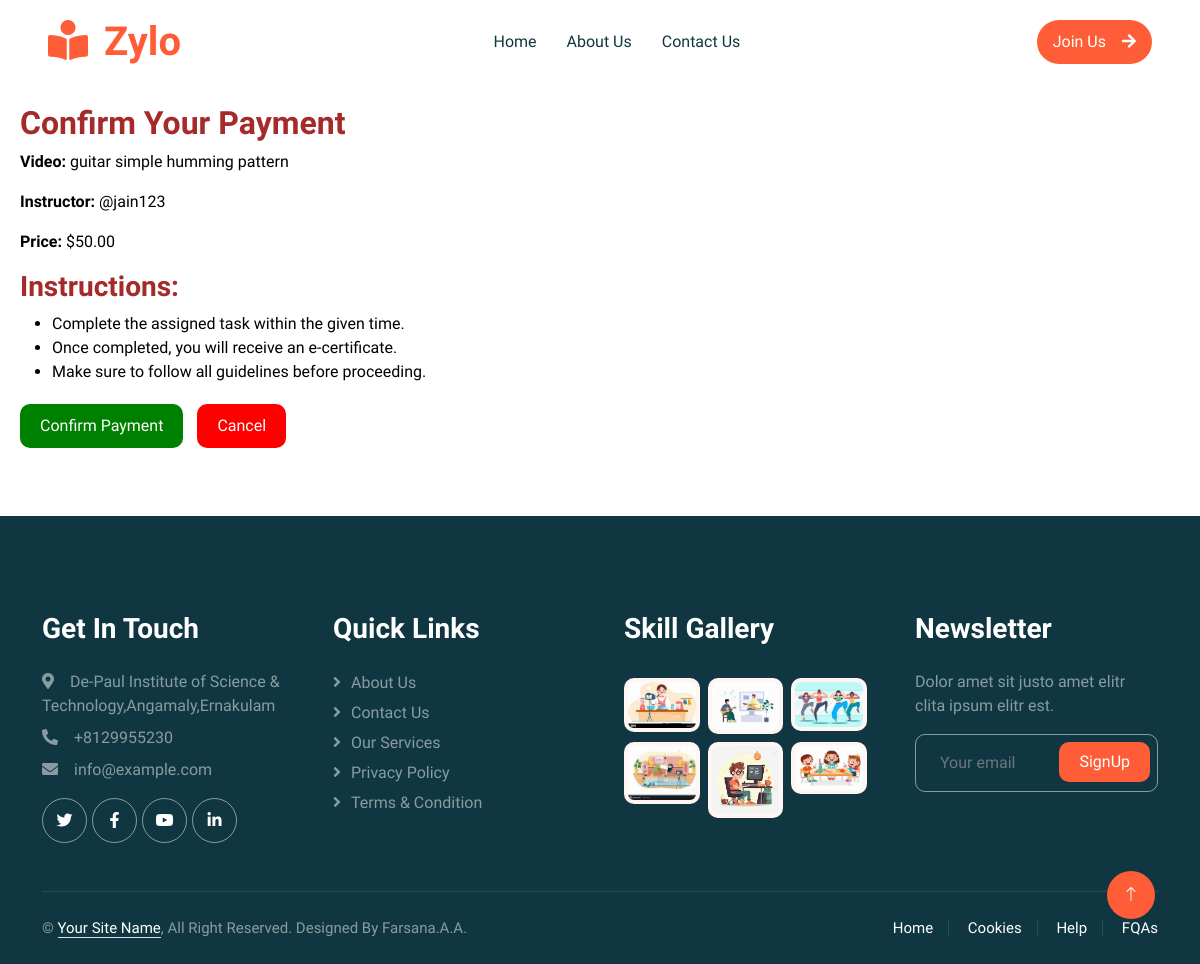
Page /payment_confirmation/4/ on the committed database.
### userapp/models.py (models this page shows, shortened)
class Skill(models.Model):
     user = models.ForeignKey(Register, on_delete=models.CASCADE,null=True)
     skill_name = models.CharField(max_length=100, null=True)
     CATEGORY_CHOICES = [
        ('Tech', 'Technology'),
        ('Art', 'Arts'),
        ('Music', 'Music'),
        ('Cooking', 'Cooking'),
        ('Fitness', 'Fitness'),
        ('Other', 'Other')
    ]
     category = models.CharField(max_length=100, choices=CATEGORY_CHOICES, null=True)
     sub_category = models.CharField(max_length=100, null=True)
     additional_category = models.CharField(max_length=100, null=True)
     skill_created_at = models.DateTimeField(auto_now_add =True)
     skill_video = models.FileField(upload_to='skill_videos/', null=True, blank=True)
     cover_image = models.ImageField(upload_to='uploads/',null=True, blank=True)
     payment_type = models.CharField(max_length=10,  default='free')
     price = models.DecimalField(max_digits=6, decimal_places=2, null=True, blank=True)  # Store price for paid videos
     paid_users = models.ManyToManyField(Register,related_name="paid_skills", blank=True)  # Track users who paid

class Register(AbstractUser):
    usertype = models.CharField(max_length=50,default="admin")
    contact = models.IntegerField(null=True)
    image = models.ImageField(upload_to='uploads/',null=True)
    bio = models.TextField(max_length=500,null=True)
    interests = models.TextField(max_length=100,null=True)
    skills = models.TextField(max_length=100,null=True)
    proof_document = models.FileField(upload_to='proof_videos/', null=True, blank=True)  # Accepts videos)
    is_listener = models.BooleanField(default=False)
    is_teacher = models.BooleanField(default=False)
    gender = models.CharField(max_length=50,null=True)
    full_name = models.CharField(max_length=100, null=True)
    is_approved = models.BooleanField(default=True)
    followers = models.ManyToManyField("self", symmetrical=False, related_name="following", blank=True)

### userapp/views.py (the view)
# urls.py: path('payment_confirmation/<int:skill_id>/', views.payment_confirmation, name='payment_confirmation'),
def payment_confirmation(request, skill_id):
    skill = get_object_or_404(Skill, id=skill_id)
    return render(request, 'payment_confirmation.html', {'skill': skill})

### userapp/templates/payment_confirmation.html
{% load static %}
{% include 'header.html' %}
<link rel="stylesheet" href="{% static 'css/paymentconfo.css' %}">
<div class="confirmation-container">
    <h2>Confirm Your Payment</h2>
    <p><strong>Video:</strong> {{ skill.skill_name }}</p>
    <p><strong>Instructor:</strong> @{{ skill.user.username }}</p>
    <p><strong>Price:</strong> ${{ skill.price }}</p>
    <h3>Instructions:</h3>
    <ul>
        <li>Complete the assigned task within the given time.</li>
        <li>Once completed, you will receive an e-certificate.</li>
        <li>Make sure to follow all guidelines before proceeding.</li>
    </ul>
    <div class="button-group">
        <a href="{% url 'make_payment' skill.id %}">
            <button class="btn confirm-btn">Confirm Payment</button>
        </a>
        <a href="javascript:history.back()">
            <button class="btn cancel-btn">Cancel</button>
        </a>
    </div>
</div>
{% include 'footer.html' %}

### userapp/static/css/style.css (style rules this page uses)
:root { --primary: #FE5D37; --light: #FFF5F3; --dark: #103741; }
.btn { font-weight: 500; transition: .5s; }
h1, h2, h3, h4, .h1, .h2, .h3, .h4, .display-1, .display-2, .display-3, .display-4, .display-5, .display-6 { font-family: 'Lobster Two', cursive; font-weight: 700; }

### userapp/static/css/paymentconfo.css (style rules this page uses)
.confirmation-container { text-align: left; color: black; padding: 20px; }
.button-group { margin-top: 20px; }
h2,h3 { color:brown; }
.btn { padding: 10px 20px; font-size: 16px; cursor: pointer; border: none; }
.confirm-btn { background-color: green; color: white; }
.cancel-btn { background-color: red; color: white; margin-left: 10px; }

### rows in the picture
Skill: skill_name "guitar simple humming pattern", user.username "jain123", price "50.00"
